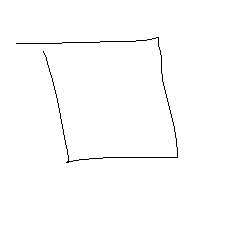
#> input picture assets/test_square.jpg, 230 x 227 px, found by its file name
$ python create_line_drawing.py
#> lines starting #> are read from the running program, lines starting #| are printed output that depends on the picture
#> further down, img is the input picture: shape (227, 230); min 0, max 255, mean 252.6
import cv2
import numpy as np
from matplotlib import pyplot as plt


def invert(img):
    return cv2.bitwise_not(img)
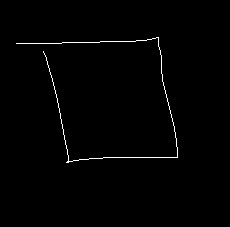
#> returned value: shape (227, 230); min 0, max 255, mean 2.4


def canny(img):
    edges = cv2.Canny(img, 300, 100)
    return edges


def erode(img):
    kernel = cv2.getStructuringElement(cv2.MORPH_RECT, (5, 5))
    erosion = cv2.erode(img, kernel, iterations=3)
    return erosion


def dilate(img):
    kernel = cv2.getStructuringElement(cv2.MORPH_RECT, (5, 5))
    dilation = cv2.dilate(img, kernel, iterations=3)
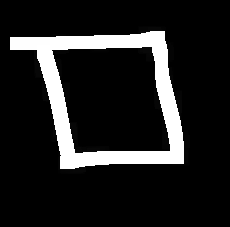
#> dilation: shape (227, 230); min 0, max 255, mean 34.5
    return dilation


def open_(img):
    kernel = cv2.getStructuringElement(cv2.MORPH_RECT, (5, 5))
    opening = cv2.morphologyEx(img, cv2.MORPH_OPEN, kernel)
    return opening


def contour(img):
    result_fill = np.ones(img.shape, np.uint8) * 255
    result_borders = np.zeros(img.shape, np.uint8)
    contours = cv2.findContours(img, cv2.RETR_LIST, cv2.CHAIN_APPROX_SIMPLE)[0][:-1]
    cv2.drawContours(result_fill, contours, -1, 0, -1)
    cv2.drawContours(result_borders, contours, -1, 255, 1)
    edges = result_fill ^ result_borders
    return edges


img = cv2.imread('./assets/test_square.jpg', 0)
img = invert(img)
result = dilate(img)

plt.subplot(121)
plt.imshow(img, cmap='gray')
plt.title('Original')
plt.xticks([])
plt.yticks([])

plt.subplot(122)
plt.imshow(result, cmap='gray')
plt.title('Result')
plt.xticks([])
plt.yticks([])

plt.show()
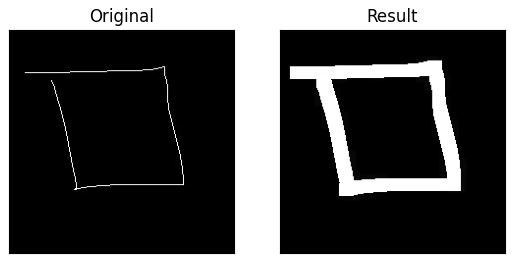
#> figure drawn by matplotlib, 2 panels

$ run again, with assets/arrow.jpg copied over assets/test_square.jpg
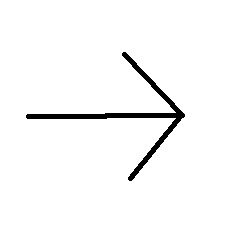
#> input picture assets/arrow.jpg, 230 x 227 px, found by its file name
#> img is the input picture: shape (227, 230); min 0, max 255, mean 247.1
#> in dilate, `dilation = cv2.dilate(img, kernel, iterations=3)`:
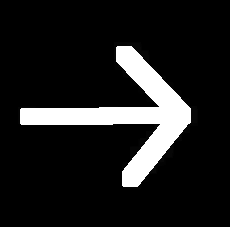
#> dilation: shape (227, 230); min 0, max 255, mean 31.1
#> `plt.show()`:
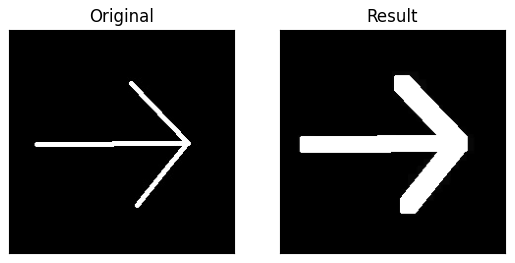
#> figure drawn by matplotlib, 2 panels

$ run again, with assets/check.jpg copied over assets/test_square.jpg
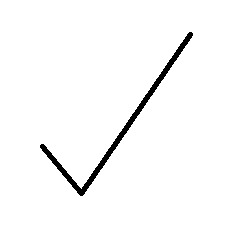
#> input picture assets/check.jpg, 230 x 227 px, found by its file name
#> img is the input picture: shape (227, 230); min 0, max 255, mean 248.4
#> in dilate, `dilation = cv2.dilate(img, kernel, iterations=3)`:
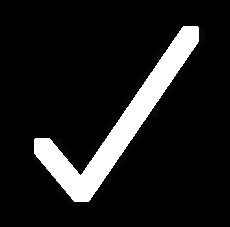
#> dilation: shape (227, 230); min 0, max 255, mean 28.5
#> `plt.show()`:
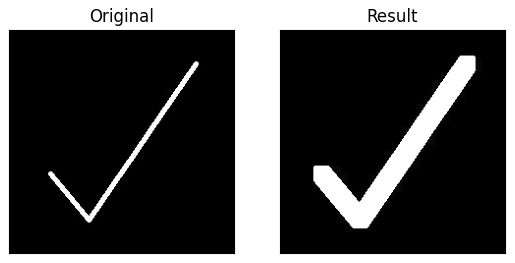
#> figure drawn by matplotlib, 2 panels

$ run again, with assets/circle.jpg copied over assets/test_square.jpg
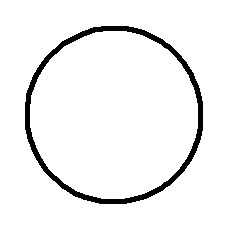
#> input picture assets/circle.jpg, 230 x 227 px, found by its file name
#> img is the input picture: shape (227, 230); min 0, max 255, mean 241
#> in dilate, `dilation = cv2.dilate(img, kernel, iterations=3)`:
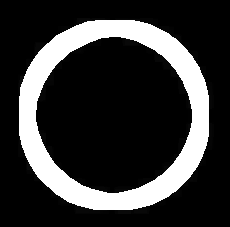
#> dilation: shape (227, 230); min 0, max 255, mean 54.9
#> `plt.show()`:
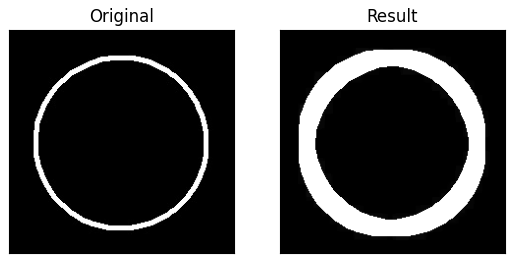
#> figure drawn by matplotlib, 2 panels
